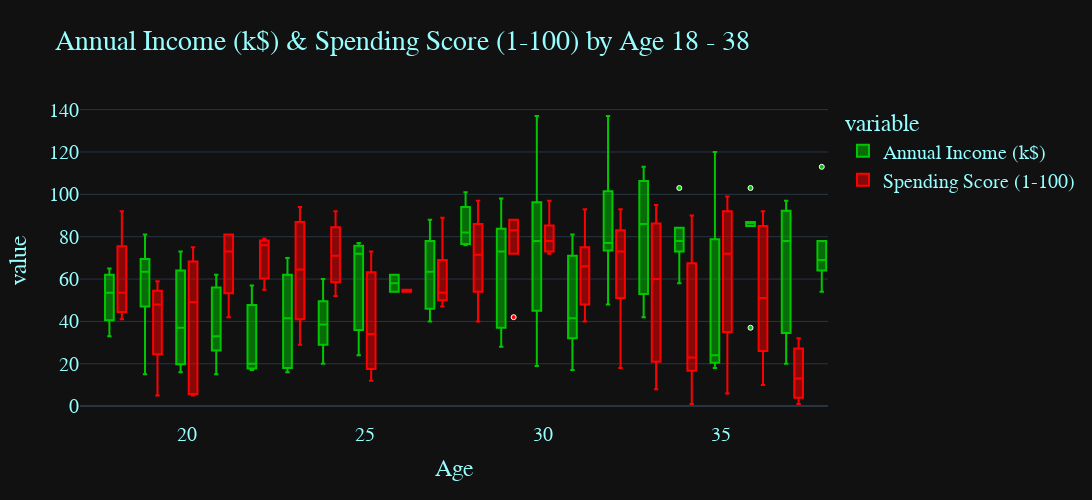

Notebook cell for this chart:
### Markdown cell above
Annual Income (k$) & Spending Score (1-100) by Age 18 - 38

### Code cell
fig = px.box(dataset, x = "Age",  y = ["Annual Income (k$)", "Spending Score (1-100)"], color = "variable",
             range_x = (17, 38), color_discrete_sequence = ["#00C700", "#FF0000"],
             title = "Annual Income (k$) & Spending Score (1-100) by Age 18 - 38",width=1200,height=500)

fig.update_layout(template = "plotly_dark", font = dict(family = "PT Sans", size = 20, color = "#97FFFF"))
fig.update_traces(marker = dict(size = 5, line = dict(width = 1, color = "#FFFFFF")))

fig.show()

### Figure 1 — Plotly figure (JSON) as saved in the notebook; plotly's stock layout.template omitted (floating-point values rounded to 4 significant figures; data arrays with more than 128 entries replaced by an {"elided": "..."} marker saying what was removed)
{"data": [{"alignmentgroup": "True", "hovertemplate": "variable=Annual Income (k$)<br>Age=%{x}<br>value=%{y}<extra></extra>", "legendgroup": "Annual Income (k$)", "marker": {"color": "#00C700", "line": {"color": "#FFFFFF", "width": 1}, "size": 5}, "name": "Annual Income (k$)", "notched": false, "offsetgroup": "Annual Income (k$)", "orientation": "v", "showlegend": true, "type": "box", "x": {"elided": "200 int values"}, "x0": " ", "xaxis": "x", "y": {"elided": "200 int values"}, "y0": " ", "yaxis": "y"}, {"alignmentgroup": "True", "hovertemplate": "variable=Spending Score (1-100)<br>Age=%{x}<br>value=%{y}<extra></extra>", "legendgroup": "Spending Score (1-100)", "marker": {"color": "#FF0000", "line": {"color": "#FFFFFF", "width": 1}, "size": 5}, "name": "Spending Score (1-100)", "notched": false, "offsetgroup": "Spending Score (1-100)", "orientation": "v", "showlegend": true, "type": "box", "x": {"elided": "200 int values"}, "x0": " ", "xaxis": "x", "y": {"elided": "200 int values"}, "y0": " ", "yaxis": "y"}], "layout": {"boxmode": "group", "font": {"color": "#97FFFF", "family": "PT Sans", "size": 20}, "height": 500, "legend": {"title": {"text": "variable"}, "tracegroupgap": 0}, "title": {"text": "Annual Income (k$) & Spending Score (1-100) by Age 18 - 38"}, "width": 1200, "xaxis": {"anchor": "y", "domain": [0, 1], "range": [17, 38], "title": {"text": "Age"}}, "yaxis": {"anchor": "x", "domain": [0, 1], "title": {"text": "value"}}}}
